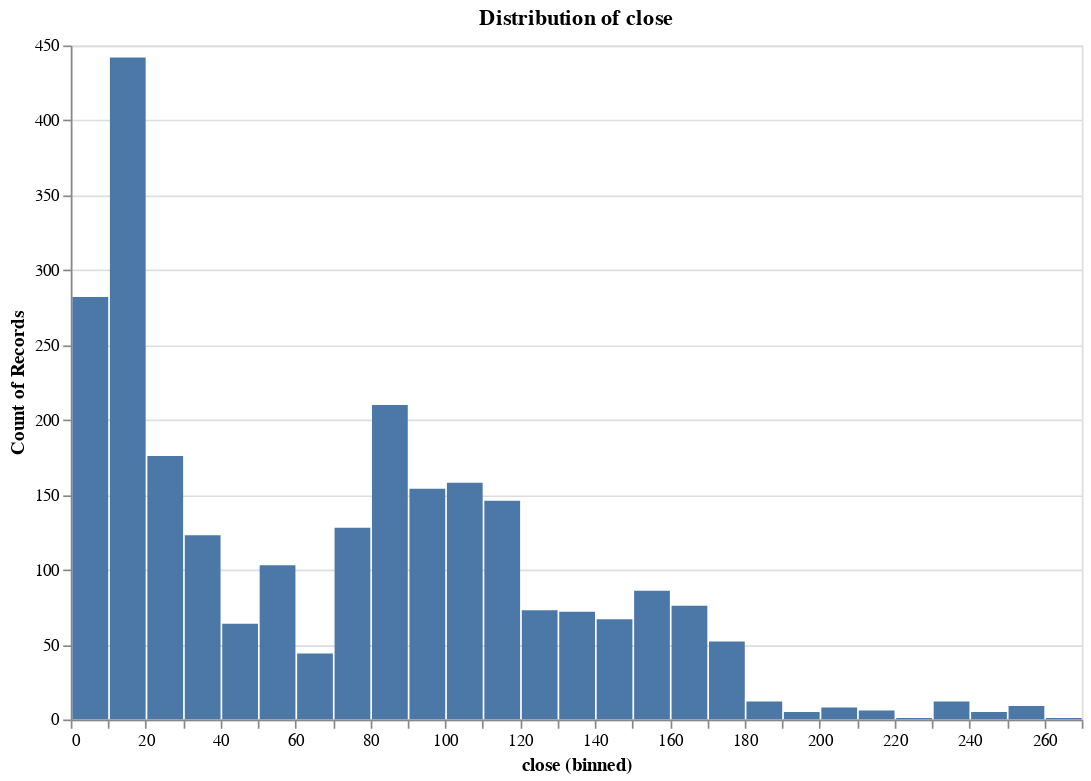

The code cell stored with this chart in its notebook:
### Code cell
# Distribution of close values
alt.Chart(ts).mark_bar().encode(
        alt.X(f'{'close'}:Q', bin=alt.Bin(maxbins=50)),
        y='count()'
    ).properties(
        width=600,
        height=400,
        title='Distribution of close'
    ).configure_scale(zero=False).add_params(
        alt.selection_interval(bind='scales')
)

### Figure 1 — Vega specification as saved in the notebook (floating-point values rounded to 4 significant figures)
{"$schema": "https://vega.github.io/schema/vega/v6.json", "data": [{"name": "param_f268f798f41c853e_store"}, {"name": "source_0", "values": [{"__count": 282, "bin_maxbins_50_close": 0.0, "bin_maxbins_50_close_end": 10.0}, {"__count": 442, "bin_maxbins_50_close": 10.0, "bin_maxbins_50_close_end": 20.0}, {"__count": 176, "bin_maxbins_50_close": 20.0, "bin_maxbins_50_close_end": 30.0}, {"__count": 123, "bin_maxbins_50_close": 30.0, "bin_maxbins_50_close_end": 40.0}, {"__count": 64, "bin_maxbins_50_close": 40.0, "bin_maxbins_50_close_end": 50.0}, {"__count": 103, "bin_maxbins_50_close": 50.0, "bin_maxbins_50_close_end": 60.0}, {"__count": 44, "bin_maxbins_50_close": 60.0, "bin_maxbins_50_close_end": 70.0}, {"__count": 128, "bin_maxbins_50_close": 70.0, "bin_maxbins_50_close_end": 80.0}, {"__count": 210, "bin_maxbins_50_close": 80.0, "bin_maxbins_50_close_end": 90.0}, {"__count": 154, "bin_maxbins_50_close": 90.0, "bin_maxbins_50_close_end": 100.0}, {"__count": 158, "bin_maxbins_50_close": 100.0, "bin_maxbins_50_close_end": 110.0}, {"__count": 146, "bin_maxbins_50_close": 110.0, "bin_maxbins_50_close_end": 120.0}, {"__count": 73, "bin_maxbins_50_close": 120.0, "bin_maxbins_50_close_end": 130.0}, {"__count": 72, "bin_maxbins_50_close": 130.0, "bin_maxbins_50_close_end": 140.0}, {"__count": 86, "bin_maxbins_50_close": 150.0, "bin_maxbins_50_close_end": 160.0}, {"__count": 67, "bin_maxbins_50_close": 140.0, "bin_maxbins_50_close_end": 150.0}, {"__count": 76, "bin_maxbins_50_close": 160.0, "bin_maxbins_50_close_end": 170.0}, {"__count": 52, "bin_maxbins_50_close": 170.0, "bin_maxbins_50_close_end": 180.0}, {"__count": 12, "bin_maxbins_50_close": 180.0, "bin_maxbins_50_close_end": 190.0}, {"__count": 5, "bin_maxbins_50_close": 190.0, "bin_maxbins_50_close_end": 200.0}, {"__count": 8, "bin_maxbins_50_close": 200.0, "bin_maxbins_50_close_end": 210.0}, {"__count": 6, "bin_maxbins_50_close": 210.0, "bin_maxbins_50_close_end": 220.0}, {"__count": 12, "bin_maxbins_50_close": 230.0, "bin_maxbins_50_close_end": 240.0}, {"__count": 5, "bin_maxbins_50_close": 240.0, "bin_maxbins_50_close_end": 250.0}, {"__count": 9, "bin_maxbins_50_close": 250.0, "bin_maxbins_50_close_end": 260.0}, {"__count": 1, "bin_maxbins_50_close": 260.0, "bin_maxbins_50_close_end": 270.0}, {"__count": 1, "bin_maxbins_50_close": 220.0, "bin_maxbins_50_close_end": 230.0}]}, {"name": "source_0_y_domain___count", "values": [{"min": 1, "max": 442}]}], "signals": [{"name": "bin_maxbins_50_close_bins", "value": {"fields": ["close"], "fname": "bin_close", "start": 0.0, "step": 10.0, "stop": 270.0}}, {"name": "unit", "value": {}, "on": [{"events": "pointermove", "update": "isTuple(group()) ? group() : unit"}]}, {"name": "param_f268f798f41c853e", "update": "vlSelectionResolve(\"param_f268f798f41c853e_store\", \"union\")"}, {"name": "param_f268f798f41c853e_close", "on": [{"events": [{"source": "view", "type": "dblclick"}], "update": "null"}, {"events": {"signal": "param_f268f798f41c853e_translate_delta"}, "update": "panLinear(param_f268f798f41c853e_translate_anchor.extent_x, -param_f268f798f41c853e_translate_delta.x / width)"}, {"events": {"signal": "param_f268f798f41c853e_zoom_delta"}, "update": "zoomLinear(domain(\"x\"), param_f268f798f41c853e_zoom_anchor.x, param_f268f798f41c853e_zoom_delta)"}]}, {"name": "param_f268f798f41c853e_tuple", "on": [{"events": [{"signal": "param_f268f798f41c853e_close"}], "update": "param_f268f798f41c853e_close ? {unit: \"\", fields: param_f268f798f41c853e_tuple_fields, values: [param_f268f798f41c853e_close]} : null"}]}, {"name": "param_f268f798f41c853e_tuple_fields", "value": [{"field": "close", "channel": "x", "type": "R"}]}, {"name": "param_f268f798f41c853e_translate_anchor", "value": {}, "on": [{"events": [{"source": "scope", "type": "pointerdown"}], "update": "{x: x(unit), y: y(unit), extent_x: domain(\"x\")}"}]}, {"name": "param_f268f798f41c853e_translate_delta", "value": {}, "on": [{"events": [{"source": "window", "between": [{"source": "scope", "type": "pointerdown"}, {"source": "window", "type": "pointerup"}], "type": "pointermove", "consume": true}], "update": "{x: param_f268f798f41c853e_translate_anchor.x - x(unit), y: param_f268f798f41c853e_translate_anchor.y - y(unit)}"}]}, {"name": "param_f268f798f41c853e_zoom_anchor", "on": [{"events": [{"source": "scope", "type": "wheel", "consume": true}], "update": "{x: invert(\"x\", x(unit)), y: invert(\"y\", y(unit))}"}]}, {"name": "param_f268f798f41c853e_zoom_delta", "on": [{"events": [{"source": "scope", "type": "wheel", "consume": true}], "update": "pow(1.001, event.deltaY * pow(16, event.deltaMode))", "force": true}]}, {"name": "param_f268f798f41c853e_modify", "on": [{"events": {"signal": "param_f268f798f41c853e_tuple"}, "update": "modify(\"param_f268f798f41c853e_store\", param_f268f798f41c853e_tuple, true)"}]}], "marks": [{"type": "rect", "name": "marks", "from": {"data": "source_0"}, "encode": {"update": {"y": {"field": "__count", "scale": "y"}, "x2": {"field": "bin_maxbins_50_close", "scale": "x", "offset": {"signal": "0.5 + (abs(scale(\"x\", datum[\"bin_maxbins_50_close_end\"]) - scale(\"x\", datum[\"bin_maxbins_50_close\"])) < 0.25 ? -0.5 * (0.25 - (abs(scale(\"x\", datum[\"bin_maxbins_50_close_end\"]) - scale(\"x\", datum[\"bin_maxbins_50_close\"])))) : 0.5)"}}, "y2": {"value": 0, "scale": "y"}, "x": {"field": "bin_maxbins_50_close_end", "scale": "x", "offset": {"signal": "0.5 + (abs(scale(\"x\", datum[\"bin_maxbins_50_close_end\"]) - scale(\"x\", datum[\"bin_maxbins_50_close\"])) < 0.25 ? 0.5 * (0.25 - (abs(scale(\"x\", datum[\"bin_maxbins_50_close_end\"]) - scale(\"x\", datum[\"bin_maxbins_50_close\"])))) : -0.5)"}}, "fill": {"value": "#4c78a8"}}}, "interactive": true, "style": ["bar"], "clip": true}], "scales": [{"name": "x", "type": "linear", "domain": {"signal": "[bin_maxbins_50_close_bins.start, bin_maxbins_50_close_bins.stop]"}, "range": [0, {"signal": "width"}], "bins": {"signal": "bin_maxbins_50_close_bins"}, "domainRaw": {"signal": "param_f268f798f41c853e[\"close\"]"}, "zero": false}, {"name": "y", "type": "linear", "domain": [{"signal": "(data(\"source_0_y_domain___count\")[0] || {}).min"}, {"signal": "(data(\"source_0_y_domain___count\")[0] || {}).max"}], "range": [{"signal": "height"}, 0], "nice": true, "zero": true}], "axes": [{"scale": "y", "ticks": false, "gridScale": "x", "tickCount": {"signal": "ceil(height/40)"}, "domain": false, "aria": false, "maxExtent": 0, "zindex": 0, "minExtent": 0, "labels": false, "grid": true, "orient": "left"}, {"scale": "x", "title": "close (binned)", "labelFlush": true, "zindex": 0, "tickCount": {"signal": "ceil(width/10)"}, "grid": false, "orient": "bottom", "labelOverlap": true}, {"scale": "y", "grid": false, "orient": "left", "labelOverlap": true, "tickCount": {"signal": "ceil(height/40)"}, "zindex": 0, "title": "Count of Records"}], "title": {"text": "Distribution of close", "frame": "group"}, "background": "white", "style": "cell", "width": 600, "padding": 5, "height": 400}
